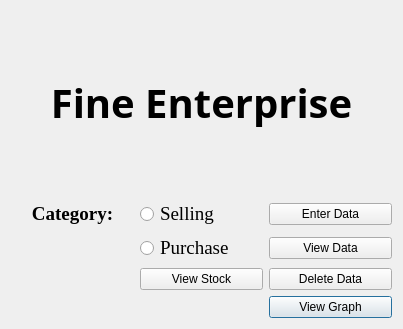
<?xml version="1.0" encoding="UTF-8"?>
<ui version="4.0">
 <class>MainDialog</class>
 <widget class="QDialog" name="MainDialog">
  <property name="geometry">
   <rect>
    <x>0</x>
    <y>0</y>
    <width>403</width>
    <height>329</height>
   </rect>
  </property>
  <property name="windowTitle">
   <string>Fine Enterprise</string>
  </property>
  <layout class="QGridLayout" name="gridLayout">
   <item row="0" column="0" colspan="3">
    <widget class="QLabel" name="lbl_fine_enterprise">
     <property name="font">
      <font>
       <family>Mongolian Baiti</family>
       <pointsize>30</pointsize>
       <weight>75</weight>
       <bold>true</bold>
      </font>
     </property>
     <property name="text">
      <string>Fine Enterprise</string>
     </property>
     <property name="alignment">
      <set>Qt::AlignCenter</set>
     </property>
    </widget>
   </item>
   <item row="4" column="2">
    <widget class="QPushButton" name="btn_view_graph">
     <property name="enabled">
      <bool>true</bool>
     </property>
     <property name="text">
      <string>View Graph</string>
     </property>
    </widget>
   </item>
   <item row="1" column="2">
    <widget class="QPushButton" name="btn_enter_data">
     <property name="enabled">
      <bool>true</bool>
     </property>
     <property name="font">
      <font>
       <weight>50</weight>
       <bold>false</bold>
      </font>
     </property>
     <property name="text">
      <string>Enter Data</string>
     </property>
     <property name="checkable">
      <bool>true</bool>
     </property>
     <property name="checked">
      <bool>false</bool>
     </property>
    </widget>
   </item>
   <item row="3" column="2">
    <widget class="QPushButton" name="btn_delete_data">
     <property name="enabled">
      <bool>true</bool>
     </property>
     <property name="text">
      <string>Delete Data</string>
     </property>
    </widget>
   </item>
   <item row="2" column="2">
    <widget class="QPushButton" name="btn_view_data">
     <property name="enabled">
      <bool>true</bool>
     </property>
     <property name="text">
      <string>View Data</string>
     </property>
    </widget>
   </item>
   <item row="1" column="1">
    <widget class="QRadioButton" name="radio_btn_selling">
     <property name="font">
      <font>
       <family>Times New Roman</family>
       <pointsize>14</pointsize>
      </font>
     </property>
     <property name="text">
      <string>Selling</string>
     </property>
    </widget>
   </item>
   <item row="2" column="1">
    <widget class="QRadioButton" name="radio_btn_purchase">
     <property name="font">
      <font>
       <family>Times New Roman</family>
       <pointsize>14</pointsize>
      </font>
     </property>
     <property name="text">
      <string>Purchase</string>
     </property>
    </widget>
   </item>
   <item row="1" column="0">
    <widget class="QLabel" name="lbl_category">
     <property name="font">
      <font>
       <family>Times New Roman</family>
       <pointsize>14</pointsize>
       <weight>75</weight>
       <bold>true</bold>
      </font>
     </property>
     <property name="text">
      <string>Category:</string>
     </property>
     <property name="alignment">
      <set>Qt::AlignCenter</set>
     </property>
    </widget>
   </item>
   <item row="3" column="1">
    <widget class="QPushButton" name="btn_stock">
     <property name="text">
      <string>View Stock</string>
     </property>
    </widget>
   </item>
  </layout>
 </widget>
 <resources/>
 <connections>
  <connection>
   <sender>radio_btn_selling</sender>
   <signal>clicked()</signal>
   <receiver>btn_enter_data</receiver>
   <slot>show()</slot>
   <hints>
    <hint type="sourcelabel">
     <x>155</x>
     <y>106</y>
    </hint>
    <hint type="destinationlabel">
     <x>124</x>
     <y>160</y>
    </hint>
   </hints>
  </connection>
  <connection>
   <sender>radio_btn_selling</sender>
   <signal>clicked()</signal>
   <receiver>btn_view_data</receiver>
   <slot>show()</slot>
   <hints>
    <hint type="sourcelabel">
     <x>173</x>
     <y>106</y>
    </hint>
    <hint type="destinationlabel">
     <x>101</x>
     <y>211</y>
    </hint>
   </hints>
  </connection>
  <connection>
   <sender>radio_btn_selling</sender>
   <signal>clicked()</signal>
   <receiver>btn_delete_data</receiver>
   <slot>show()</slot>
   <hints>
    <hint type="sourcelabel">
     <x>193</x>
     <y>105</y>
    </hint>
    <hint type="destinationlabel">
     <x>86</x>
     <y>253</y>
    </hint>
   </hints>
  </connection>
  <connection>
   <sender>radio_btn_selling</sender>
   <signal>clicked()</signal>
   <receiver>btn_view_graph</receiver>
   <slot>show()</slot>
   <hints>
    <hint type="sourcelabel">
     <x>179</x>
     <y>111</y>
    </hint>
    <hint type="destinationlabel">
     <x>73</x>
     <y>279</y>
    </hint>
   </hints>
  </connection>
  <connection>
   <sender>radio_btn_purchase</sender>
   <signal>clicked()</signal>
   <receiver>btn_enter_data</receiver>
   <slot>show()</slot>
   <hints>
    <hint type="sourcelabel">
     <x>271</x>
     <y>109</y>
    </hint>
    <hint type="destinationlabel">
     <x>305</x>
     <y>169</y>
    </hint>
   </hints>
  </connection>
  <connection>
   <sender>radio_btn_purchase</sender>
   <signal>clicked()</signal>
   <receiver>btn_view_data</receiver>
   <slot>show()</slot>
   <hints>
    <hint type="sourcelabel">
     <x>269</x>
     <y>108</y>
    </hint>
    <hint type="destinationlabel">
     <x>322</x>
     <y>208</y>
    </hint>
   </hints>
  </connection>
  <connection>
   <sender>radio_btn_purchase</sender>
   <signal>clicked()</signal>
   <receiver>btn_delete_data</receiver>
   <slot>show()</slot>
   <hints>
    <hint type="sourcelabel">
     <x>250</x>
     <y>103</y>
    </hint>
    <hint type="destinationlabel">
     <x>340</x>
     <y>242</y>
    </hint>
   </hints>
  </connection>
  <connection>
   <sender>radio_btn_purchase</sender>
   <signal>clicked()</signal>
   <receiver>btn_view_graph</receiver>
   <slot>show()</slot>
   <hints>
    <hint type="sourcelabel">
     <x>228</x>
     <y>104</y>
    </hint>
    <hint type="destinationlabel">
     <x>352</x>
     <y>272</y>
    </hint>
   </hints>
  </connection>
 </connections>
</ui>
